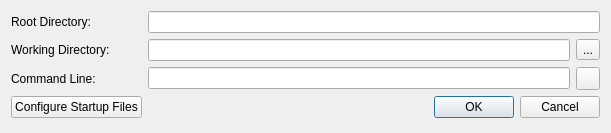
<?xml version="1.0" encoding="UTF-8"?>
<ui version="4.0">
 <class>ProjectSettings</class>
 <widget class="QWidget" name="ProjectSettings">
  <property name="geometry">
   <rect>
    <x>0</x>
    <y>0</y>
    <width>611</width>
    <height>133</height>
   </rect>
  </property>
  <property name="windowTitle">
   <string>Project Settings</string>
  </property>
  <layout class="QFormLayout" name="formLayout">
   <property name="fieldGrowthPolicy">
    <enum>QFormLayout::AllNonFixedFieldsGrow</enum>
   </property>
   <item row="0" column="0">
    <widget class="QLabel" name="label_4">
     <property name="text">
      <string>Root Directory:</string>
     </property>
    </widget>
   </item>
   <item row="0" column="1">
    <widget class="QLineEdit" name="projectDirectory">
     <property name="toolTip">
      <string>&lt;html&gt;&lt;head/&gt;&lt;body&gt;&lt;p&gt;Root directory shown in the project browser.  All files not in this directory are considered external.&lt;/p&gt;&lt;/body&gt;&lt;/html&gt;</string>
     </property>
    </widget>
   </item>
   <item row="1" column="0">
    <widget class="QLabel" name="label">
     <property name="text">
      <string>Working Directory:</string>
     </property>
    </widget>
   </item>
   <item row="1" column="1">
    <layout class="QHBoxLayout" name="horizontalLayout_2">
     <item>
      <widget class="QLineEdit" name="rootDirectoryInput"/>
     </item>
     <item>
      <widget class="QToolButton" name="rootDirectoryBrowseBn">
       <property name="text">
        <string>...</string>
       </property>
      </widget>
     </item>
    </layout>
   </item>
   <item row="2" column="0">
    <widget class="QLabel" name="label_3">
     <property name="text">
      <string>Command Line:</string>
     </property>
    </widget>
   </item>
   <item row="2" column="1">
    <layout class="QHBoxLayout" name="horizontalLayout_3">
     <item>
      <widget class="QLineEdit" name="commandLineInput"/>
     </item>
     <item>
      <widget class="QToolButton" name="commandLineReset">
       <property name="toolTip">
        <string>Reset to defaults</string>
       </property>
       <property name="text">
        <string/>
       </property>
      </widget>
     </item>
    </layout>
   </item>
   <item row="4" column="0">
    <widget class="QPushButton" name="configureStartupFiles">
     <property name="text">
      <string>Configure Startup Files</string>
     </property>
    </widget>
   </item>
   <item row="4" column="1">
    <layout class="QHBoxLayout" name="horizontalLayout">
     <item>
      <spacer name="horizontalSpacer">
       <property name="orientation">
        <enum>Qt::Horizontal</enum>
       </property>
       <property name="sizeHint" stdset="0">
        <size>
         <width>40</width>
         <height>20</height>
        </size>
       </property>
      </spacer>
     </item>
     <item>
      <widget class="QPushButton" name="okBn">
       <property name="text">
        <string>OK</string>
       </property>
       <property name="autoDefault">
        <bool>true</bool>
       </property>
       <property name="default">
        <bool>true</bool>
       </property>
      </widget>
     </item>
     <item>
      <widget class="QPushButton" name="cancelBn">
       <property name="text">
        <string>Cancel</string>
       </property>
      </widget>
     </item>
    </layout>
   </item>
  </layout>
 </widget>
 <resources>
  <include location="../resources/wizard.qrc"/>
 </resources>
 <connections/>
</ui>
